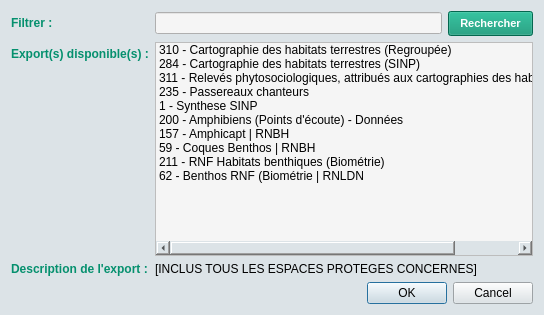
<?xml version="1.0" encoding="UTF-8"?>
<ui version="4.0">
 <class>select_view</class>
 <widget class="QDialog" name="select_view">
  <property name="geometry">
   <rect>
    <x>0</x>
    <y>0</y>
    <width>544</width>
    <height>315</height>
   </rect>
  </property>
  <property name="windowTitle">
   <string>Sélection d'un export</string>
  </property>
  <property name="styleSheet">
   <string notr="true">background-color: rgb(220, 227, 231);</string>
  </property>
  <layout class="QVBoxLayout" name="verticalLayout">
   <item>
    <layout class="QFormLayout" name="fl_filtre_view">
     <item row="0" column="0">
      <widget class="QLabel" name="lbl_filter">
       <property name="font">
        <font>
         <family>Arial</family>
         <pointsize>9</pointsize>
         <weight>75</weight>
         <bold>true</bold>
        </font>
       </property>
       <property name="styleSheet">
        <string notr="true">color: rgb(5, 144, 110);</string>
       </property>
       <property name="text">
        <string>Filtrer :</string>
       </property>
      </widget>
     </item>
     <item row="2" column="1">
      <widget class="QListWidget" name="lw_list_view">
       <property name="font">
        <font>
         <family>Arial</family>
         <pointsize>9</pointsize>
        </font>
       </property>
       <property name="styleSheet">
        <string notr="true">background-color: rgb(245, 245, 245);</string>
       </property>
       <item>
        <property name="text">
         <string>310 - Cartographie des habitats terrestres (Regroupée)</string>
        </property>
       </item>
       <item>
        <property name="text">
         <string>284 - Cartographie des habitats terrestres (SINP)</string>
        </property>
       </item>
       <item>
        <property name="text">
         <string>311 - Relevés phytosociologiques, attribués aux cartographies des habitats terrestres</string>
        </property>
       </item>
       <item>
        <property name="text">
         <string>235 - Passereaux chanteurs</string>
        </property>
       </item>
       <item>
        <property name="text">
         <string>1 - Synthese SINP</string>
        </property>
       </item>
       <item>
        <property name="text">
         <string>200 - Amphibiens (Points d'écoute) - Données</string>
        </property>
       </item>
       <item>
        <property name="text">
         <string>157 - Amphicapt | RNBH</string>
        </property>
       </item>
       <item>
        <property name="text">
         <string>59 - Coques Benthos | RNBH</string>
        </property>
       </item>
       <item>
        <property name="text">
         <string>211 - RNF Habitats benthiques (Biométrie)</string>
        </property>
       </item>
       <item>
        <property name="text">
         <string>62 - Benthos RNF (Biométrie | RNLDN</string>
        </property>
       </item>
      </widget>
     </item>
     <item row="2" column="0">
      <widget class="QLabel" name="lbl_view">
       <property name="font">
        <font>
         <family>Arial</family>
         <pointsize>9</pointsize>
         <weight>75</weight>
         <bold>true</bold>
        </font>
       </property>
       <property name="styleSheet">
        <string notr="true">color: rgb(5, 144, 110);</string>
       </property>
       <property name="text">
        <string>Export(s) disponible(s) :</string>
       </property>
      </widget>
     </item>
     <item row="3" column="0">
      <widget class="QLabel" name="lvl_description">
       <property name="font">
        <font>
         <family>Arial</family>
         <pointsize>9</pointsize>
         <weight>75</weight>
         <bold>true</bold>
        </font>
       </property>
       <property name="styleSheet">
        <string notr="true">color: rgb(5, 144, 110);</string>
       </property>
       <property name="text">
        <string>Description de l'export :</string>
       </property>
      </widget>
     </item>
     <item row="3" column="1">
      <widget class="QLabel" name="lbl_descript_detail">
       <property name="font">
        <font>
         <family>Arial</family>
         <italic>false</italic>
        </font>
       </property>
       <property name="text">
        <string>[INCLUS TOUS LES ESPACES PROTEGES CONCERNES]</string>
       </property>
      </widget>
     </item>
     <item row="0" column="1">
      <layout class="QHBoxLayout" name="horizontalLayout">
       <property name="leftMargin">
        <number>0</number>
       </property>
       <property name="topMargin">
        <number>0</number>
       </property>
       <item>
        <widget class="QLineEdit" name="le_select">
         <property name="font">
          <font>
           <family>Arial</family>
          </font>
         </property>
         <property name="styleSheet">
          <string notr="true">background-color: rgb(245, 245, 245);</string>
         </property>
        </widget>
       </item>
       <item>
        <widget class="QPushButton" name="pb_rechercher">
         <property name="minimumSize">
          <size>
           <width>85</width>
           <height>25</height>
          </size>
         </property>
         <property name="maximumSize">
          <size>
           <width>75</width>
           <height>25</height>
          </size>
         </property>
         <property name="font">
          <font>
           <family>Arial</family>
           <pointsize>8</pointsize>
           <weight>75</weight>
           <bold>true</bold>
          </font>
         </property>
         <property name="cursor">
          <cursorShape>PointingHandCursor</cursorShape>
         </property>
         <property name="styleSheet">
          <string notr="true">background-color: rgb(5, 144, 110); color : white ;</string>
         </property>
         <property name="text">
          <string>Rechercher</string>
         </property>
        </widget>
       </item>
      </layout>
     </item>
    </layout>
   </item>
   <item>
    <widget class="QDialogButtonBox" name="bb_viewfilter">
     <property name="font">
      <font>
       <family>Arial</family>
       <pointsize>8</pointsize>
      </font>
     </property>
     <property name="cursor">
      <cursorShape>PointingHandCursor</cursorShape>
     </property>
     <property name="orientation">
      <enum>Qt::Horizontal</enum>
     </property>
     <property name="standardButtons">
      <set>QDialogButtonBox::Cancel|QDialogButtonBox::Ok</set>
     </property>
    </widget>
   </item>
  </layout>
 </widget>
 <resources/>
 <connections>
  <connection>
   <sender>bb_viewfilter</sender>
   <signal>accepted()</signal>
   <receiver>select_view</receiver>
   <slot>accept()</slot>
   <hints>
    <hint type="sourcelabel">
     <x>248</x>
     <y>254</y>
    </hint>
    <hint type="destinationlabel">
     <x>157</x>
     <y>274</y>
    </hint>
   </hints>
  </connection>
  <connection>
   <sender>bb_viewfilter</sender>
   <signal>rejected()</signal>
   <receiver>select_view</receiver>
   <slot>reject()</slot>
   <hints>
    <hint type="sourcelabel">
     <x>316</x>
     <y>260</y>
    </hint>
    <hint type="destinationlabel">
     <x>286</x>
     <y>274</y>
    </hint>
   </hints>
  </connection>
 </connections>
</ui>
